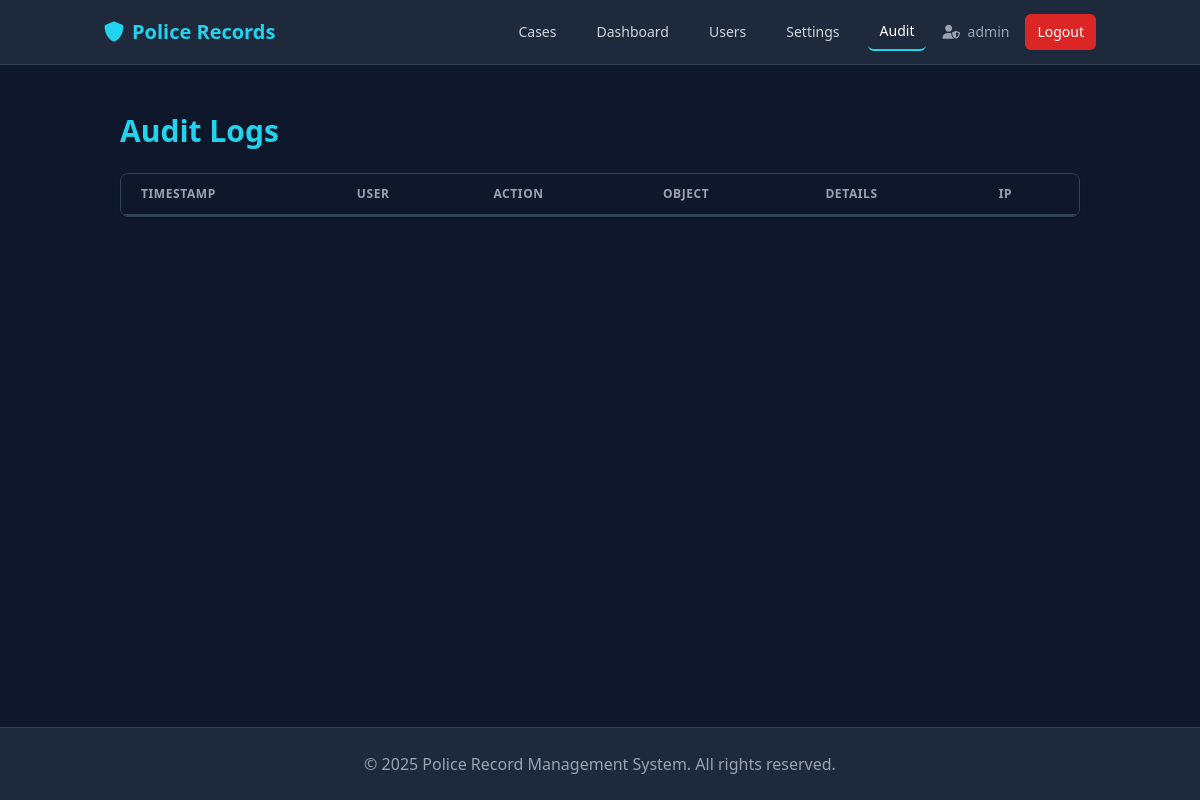
/admin/audit (signed in), run on an earlier commit of the app's database.
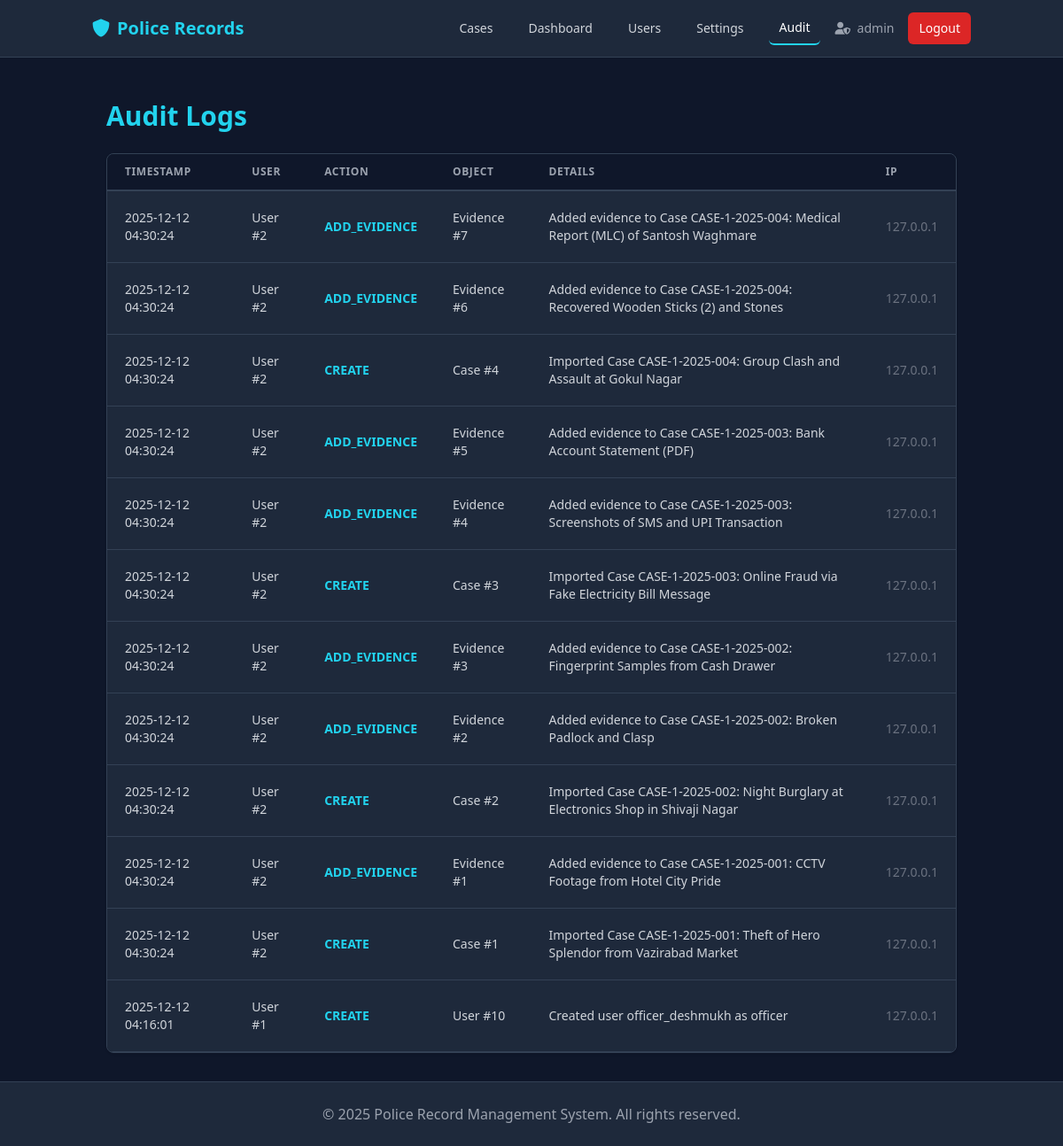
And on a later commit of the database.
### app/models.py (models this page shows)
class AuditLog(db.Model):
    id = db.Column(db.Integer, primary_key=True)
    station_id = db.Column(db.Integer, db.ForeignKey('station.id'), nullable=False)
    user_id = db.Column(db.Integer, db.ForeignKey('user.id'))
    action = db.Column(db.String(50), nullable=False) # CREATE, UPDATE, DELETE, LOGIN
    object_type = db.Column(db.String(50)) # Case, Evidence, User
    object_id = db.Column(db.Integer)
    details = db.Column(db.Text)
    ip_address = db.Column(db.String(50))
    timestamp = db.Column(db.DateTime, default=datetime.utcnow)

### app/admin/routes.py (the view)
@admin.route('/admin/audit')
@login_required
@admin_required
def audit_logs():
    logs = AuditLog.query.filter_by(station_id=current_user.station_id).order_by(AuditLog.timestamp.desc()).limit(100).all()
    return render_template('admin/audit.html', logs=logs)

### app/admin/routes.py (called while the page is built)
def admin_required(f):
    @wraps(f)
    def decorated_function(*args, **kwargs):
        if not current_user.is_authenticated or current_user.role != 'admin':
            return render_template('403.html'), 403
        return f(*args, **kwargs)
    return decorated_function

### app/models.py (called while the page is built)
@login_manager.user_loader
def load_user(user_id):
    return User.query.get(int(user_id))

### app/templates/admin/audit.html
{% extends "base.html" %}
{% block content %}
<div class="container mx-auto px-4">
    <h2 class="text-3xl font-bold text-cyan-400 mb-6">Audit Logs</h2>
    <div class="bg-slate-800 rounded-lg shadow border border-slate-700 overflow-hidden">
        <table class="min-w-full leading-normal">
            <thead>
                <tr>
                    <th
                        class="px-5 py-3 border-b-2 border-slate-700 bg-slate-900 text-left text-xs font-semibold text-gray-400 uppercase tracking-wider">
                        Timestamp</th>
                    <th
                        class="px-5 py-3 border-b-2 border-slate-700 bg-slate-900 text-left text-xs font-semibold text-gray-400 uppercase tracking-wider">
                        User</th>
                    <th
                        class="px-5 py-3 border-b-2 border-slate-700 bg-slate-900 text-left text-xs font-semibold text-gray-400 uppercase tracking-wider">
                        Action</th>
                    <th
                        class="px-5 py-3 border-b-2 border-slate-700 bg-slate-900 text-left text-xs font-semibold text-gray-400 uppercase tracking-wider">
                        Object</th>
                    <th
                        class="px-5 py-3 border-b-2 border-slate-700 bg-slate-900 text-left text-xs font-semibold text-gray-400 uppercase tracking-wider">
                        Details</th>
                    <th
                        class="px-5 py-3 border-b-2 border-slate-700 bg-slate-900 text-left text-xs font-semibold text-gray-400 uppercase tracking-wider">
                        IP</th>
                </tr>
            </thead>
            <tbody>
                {% for log in logs %}
                <tr>
                    <td class="px-5 py-5 border-b border-slate-700 bg-slate-800 text-sm text-gray-300">{{
                        log.timestamp.strftime('%Y-%m-%d %H:%M:%S') }}</td>
                    <td class="px-5 py-5 border-b border-slate-700 bg-slate-800 text-sm text-gray-300">
                        {% if log.user_id %}
                        User #{{ log.user_id }}
                        {% else %}
                        System
                        {% endif %}
                    </td>
                    <td class="px-5 py-5 border-b border-slate-700 bg-slate-800 text-sm font-bold text-cyan-400">{{
                        log.action }}</td>
                    <td class="px-5 py-5 border-b border-slate-700 bg-slate-800 text-sm text-gray-300">{{
                        log.object_type }} #{{ log.object_id }}</td>
                    <td class="px-5 py-5 border-b border-slate-700 bg-slate-800 text-sm text-gray-300">{{ log.details }}
                    </td>
                    <td class="px-5 py-5 border-b border-slate-700 bg-slate-800 text-sm text-gray-500">{{ log.ip_address
                        }}</td>
                </tr>
                {% endfor %}
            </tbody>
        </table>
    </div>
</div>
{% endblock %}

What changed in the data, as far as the page shows it:
added AuditLog: timestamp "2025-12-12 04:30:24", user_id "2", action "ADD_EVIDENCE", object_type "Evidence", object_id "7", details "Added evidence to Case CASE-1-2025-004: Medical Report (MLC) of Santosh Waghmare", ip_address "127.0.0.1"
added AuditLog: timestamp "2025-12-12 04:30:24", user_id "2", action "ADD_EVIDENCE", object_type "Evidence", object_id "6", details "Added evidence to Case CASE-1-2025-004: Recovered Wooden Sticks (2) and Stones", ip_address "127.0.0.1"
added AuditLog: timestamp "2025-12-12 04:30:24", user_id "2", action "CREATE", object_type "Case", object_id "4", details "Imported Case CASE-1-2025-004: Group Clash and Assault at Gokul Nagar", ip_address "127.0.0.1"
added AuditLog: timestamp "2025-12-12 04:30:24", user_id "2", action "ADD_EVIDENCE", object_type "Evidence", object_id "5", details "Added evidence to Case CASE-1-2025-003: Bank Account Statement (PDF)", ip_address "127.0.0.1"
added AuditLog: timestamp "2025-12-12 04:30:24", user_id "2", action "ADD_EVIDENCE", object_type "Evidence", object_id "4", details "Added evidence to Case CASE-1-2025-003: Screenshots of SMS and UPI Transaction", ip_address "127.0.0.1"
added AuditLog: timestamp "2025-12-12 04:30:24", user_id "2", action "CREATE", object_type "Case", object_id "3", details "Imported Case CASE-1-2025-003: Online Fraud via Fake Electricity Bill Message", ip_address "127.0.0.1"
added AuditLog: timestamp "2025-12-12 04:30:24", user_id "2", action "ADD_EVIDENCE", object_type "Evidence", object_id "3", details "Added evidence to Case CASE-1-2025-002: Fingerprint Samples from Cash Drawer", ip_address "127.0.0.1"
added AuditLog: timestamp "2025-12-12 04:30:24", user_id "2", action "ADD_EVIDENCE", object_type "Evidence", object_id "2", details "Added evidence to Case CASE-1-2025-002: Broken Padlock and Clasp", ip_address "127.0.0.1"
added AuditLog: timestamp "2025-12-12 04:30:24", user_id "2", action "CREATE", object_type "Case", object_id "2", details "Imported Case CASE-1-2025-002: Night Burglary at Electronics Shop in Shivaji Nagar", ip_address "127.0.0.1"
added AuditLog: timestamp "2025-12-12 04:30:24", user_id "2", action "ADD_EVIDENCE", object_type "Evidence", object_id "1", details "Added evidence to Case CASE-1-2025-001: CCTV Footage from Hotel City Pride", ip_address "127.0.0.1"
added AuditLog: timestamp "2025-12-12 04:30:24", user_id "2", action "CREATE", object_type "Case", object_id "1", details "Imported Case CASE-1-2025-001: Theft of Hero Splendor from Vazirabad Market", ip_address "127.0.0.1"
added AuditLog: timestamp "2025-12-12 04:16:01", user_id "1", action "CREATE", object_type "User", object_id "10", details "Created user officer_deshmukh as officer", ip_address "127.0.0.1"
